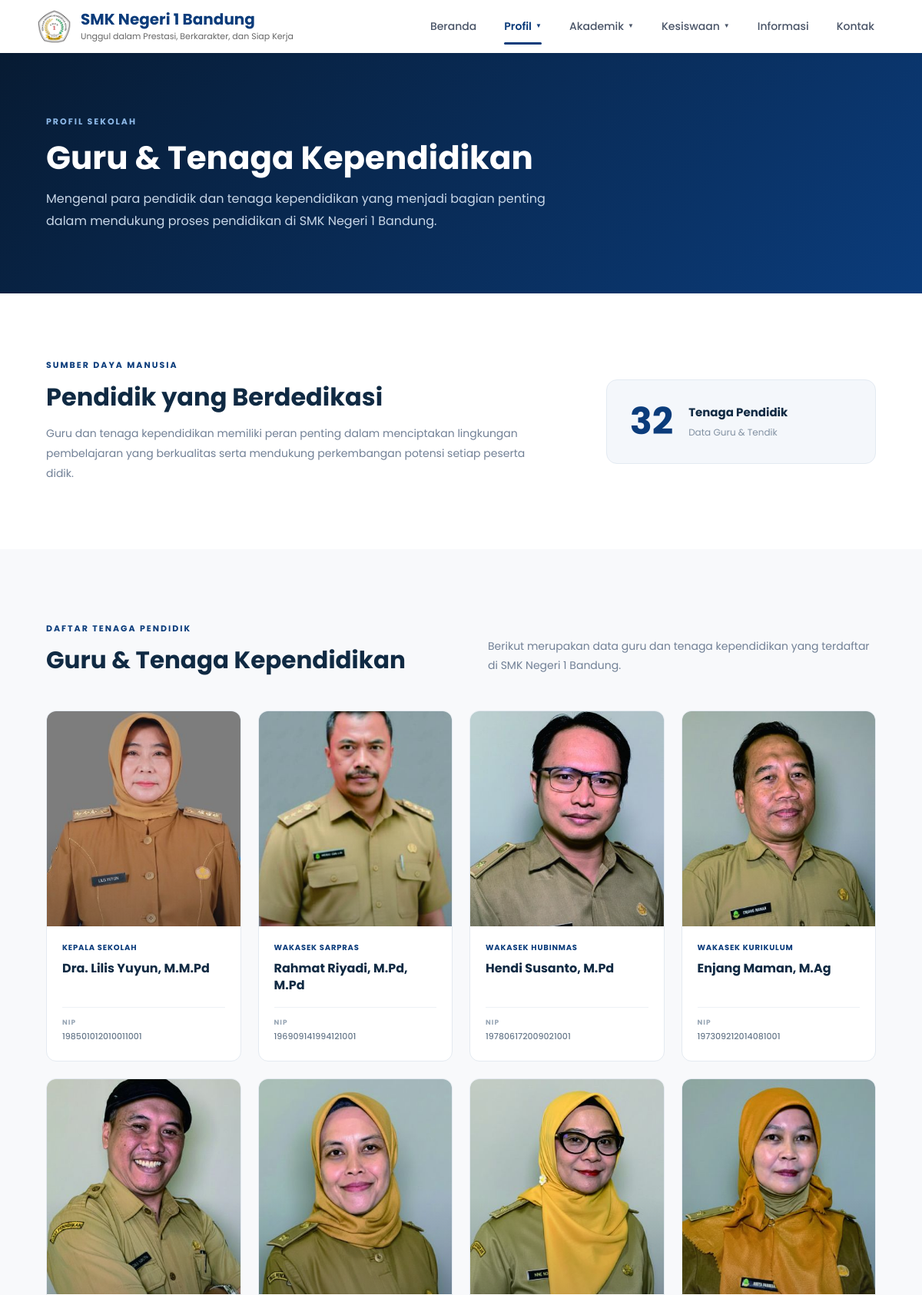
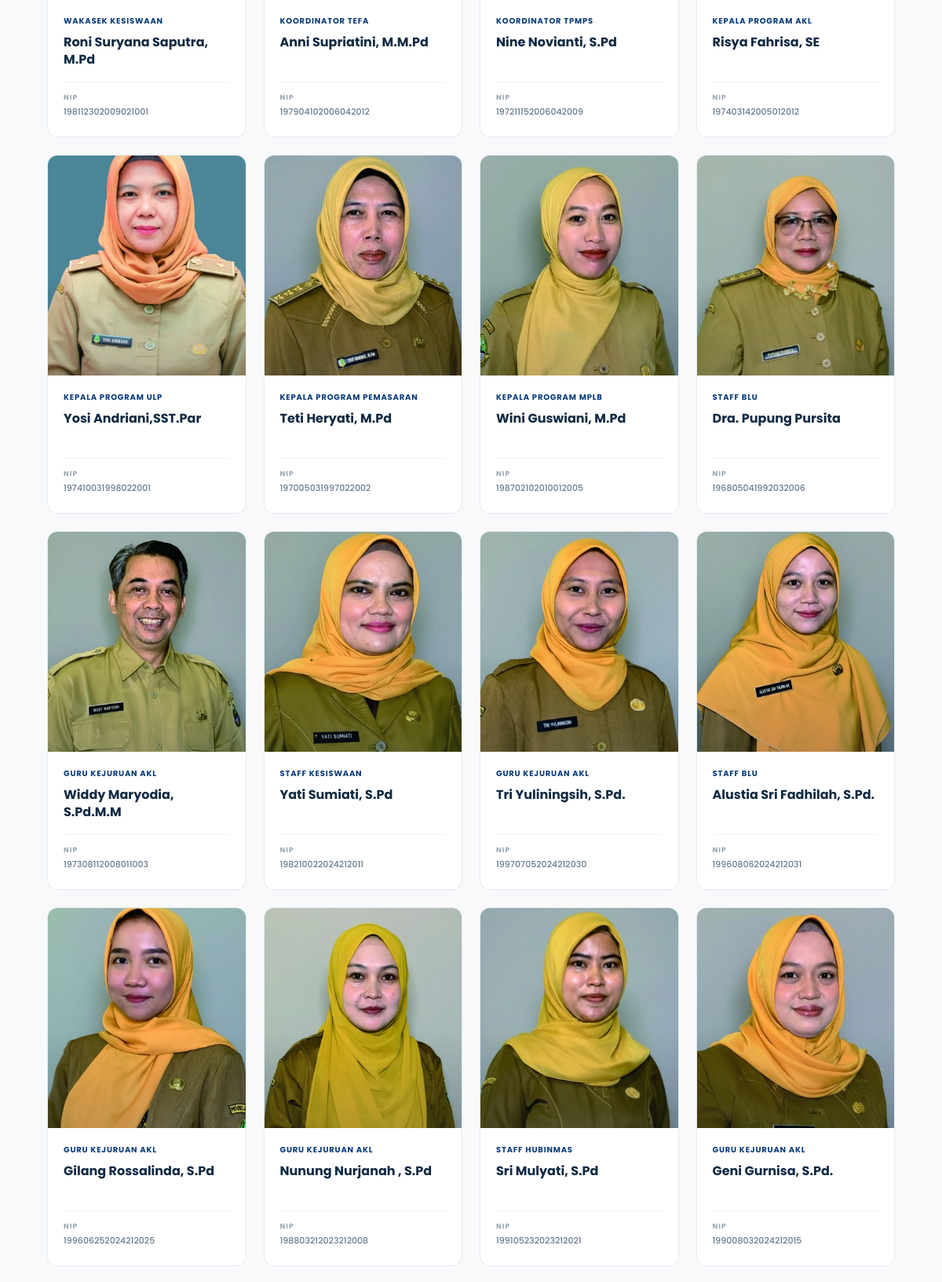
/pages/guru.php (upper part), run on the app's committed database (2 pictures, top to bottom).
### tables this page shows
CREATE TABLE IF NOT EXISTS guru (
  id INT UNSIGNED AUTO_INCREMENT PRIMARY KEY,
  nip VARCHAR(40) NOT NULL,
  nama VARCHAR(150) NOT NULL,
  jabatan_mapel VARCHAR(150) NOT NULL,
  foto VARCHAR(255) DEFAULT '',
  created_at TIMESTAMP DEFAULT CURRENT_TIMESTAMP
);

### pages/guru.php (the view, shortened to what this page needs)
<?php
require_once __DIR__ . '/../config/database.php';
include '../includes/header.php';
$total_guru = (int)$conn->query("SELECT COUNT(*) AS total FROM guru")->fetch_assoc()['total'];
$guru_data = $conn->query("SELECT nip,nama AS nama_guru,jabatan_mapel,foto FROM guru ORDER BY id ASC")->fetch_all(MYSQLI_ASSOC);
?>
<div class="teacher-page">
    <section class="teacher-hero">
        <div class="container">
            <span class="teacher-label">PROFIL SEKOLAH</span>
            <h1>Guru & Tenaga Kependidikan</h1>
            <p>
                Mengenal para pendidik dan tenaga kependidikan yang
                menjadi bagian penting dalam mendukung proses pendidikan
                di SMK Negeri 1 Bandung.
            </p>
        </div>
    </section>
    <section class="teacher-intro">
        <div class="container">
            <div class="teacher-intro-grid">
                <div class="teacher-intro-text">
                    <span>SUMBER DAYA MANUSIA</span>
                    <h2>
                        Pendidik yang
                        Berdedikasi
                    </h2>
                    <p>
                        Guru dan tenaga kependidikan memiliki peran penting
                        dalam menciptakan lingkungan pembelajaran yang
                        berkualitas serta mendukung perkembangan potensi
                        setiap peserta didik.
                    </p>
                </div>
                <div class="teacher-stat">
                    <div class="teacher-stat-number">
                        <?php echo $total_guru; ?>
                    </div>
                    <div class="teacher-stat-info">
                        <strong>Tenaga Pendidik</strong>
                        <span>Data Guru & Tendik</span>
                    </div>
                </div>
            </div>
        </div>
    </section>
    <section class="teacher-list-section">
        <div class="container">
            <div class="teacher-list-heading">
                <div>
                    <span>DAFTAR TENAGA PENDIDIK</span>
                    <h2>
                        Guru & Tenaga Kependidikan
                    </h2>
                </div>
                <p>
                    Berikut merupakan data guru dan tenaga kependidikan
                    yang terdaftar di SMK Negeri 1 Bandung.
                </p>
            </div>
            <div class="teacher-grid">
                <?php if($total_guru > 0): ?>
                    <?php foreach($guru_data as $guru): ?>
                        <?php
                            $foto_path = !empty($guru['foto']) &&
                                file_exists('../assets/guru/' . $guru['foto'])
                                ? '../assets/guru/' . $guru['foto']
                                : 'https://via.placeholder.com/400x480?text=No+Foto';
                        ?>
                        <article class="teacher-card">
                            <div class="teacher-photo">
                                <img
                                    src="<?php echo $foto_path; ?>"
                                    alt="<?php echo htmlspecialchars($guru['nama_guru']); ?>"
                                >
                            </div>
                            <div class="teacher-info">
                                <span class="teacher-role">
                                    <?php echo htmlspecialchars($guru['jabatan_mapel']); ?>
                                </span>
                                <h3>
                                    <?php echo htmlspecialchars($guru['nama_guru']); ?>
                                </h3>
                                <div class="teacher-nip">
                                    <span>NIP</span>
                                    <strong>
                                        <?php
                                            echo !empty($guru['nip'])
                                                ? htmlspecialchars($guru['nip'])
                                                : '-';
                                        ?>
                                    </strong>
                                </div>
                            </div>
                        </article>
                    <?php endforeach; ?>
                <?php endif; ?>
            </div>
        </div>
    </section>
</div>
<?php include '../includes/footer.php'; ?>

### css/common.css (style rules this page uses)
* { margin: 0; padding: 0; box-sizing: border-box; font-family: 'Poppins', sans-serif; }
body { background-color: #f8f9fa; color: #333; line-height: 1.6; }
.container { width: 90%; max-width: 1200px; margin: 0 auto; padding: 20px 0; }

### css/guru.css (style rules this page uses)
.teacher-page { background: #f8f9fb; }
.teacher-hero { background: linear-gradient(135deg, #071b33 0%, #0b3c7b 100%); color: white; padding: 75px 0 80px; }
.teacher-hero .container { padding: 0; }
.teacher-label { display: inline-block; color: #8db9e8; font-size: 11px; font-weight: 700; letter-spacing: 2px; margin-bottom: 14px; }
.teacher-hero h1 { font-size: 42px; line-height: 1.15; margin: 0 0 15px; font-weight: 700; }
.teacher-hero p { max-width: 680px; color: #c8d7e8; font-size: 16px; line-height: 1.8; margin: 0; }
.teacher-intro { background: #ffffff; padding: 65px 0; }
.teacher-intro-grid { display: grid; grid-template-columns: 1.5fr 0.8fr; gap: 70px; align-items: center; }
.teacher-intro-text > span, .teacher-list-heading span { display: block; color: #0b3c7b; font-size: 11px; font-weight: 700; letter-spacing: 2px; margin-bottom: 12px; }
.teacher-intro-text h2 { color: #102a43; font-size: 32px; line-height: 1.25; margin: 0 0 15px; }
.teacher-intro-text p { max-width: 650px; color: #718096; font-size: 14px; line-height: 1.85; margin: 0; }
.teacher-stat { background: #f4f7fb; border: 1px solid #e3eaf2; border-radius: 14px; padding: 30px; display: flex; align-items: center; gap: 20px; }
.teacher-stat-number { color: #0b3c7b; font-size: 48px; line-height: 1; font-weight: 700; }
.teacher-stat-info { display: flex; flex-direction: column; gap: 4px; }
.teacher-stat-info strong { color: #102a43; font-size: 15px; }
.teacher-stat-info span { color: #8291a2; font-size: 12px; }
.teacher-list-section { padding: 75px 0 90px; }
.teacher-list-heading { display: grid; grid-template-columns: 1fr 1fr; gap: 70px; align-items: end; margin-bottom: 45px; }
.teacher-list-heading h2 { color: #102a43; font-size: 31px; line-height: 1.3; margin: 0; }
.teacher-list-heading > p { color: #718096; font-size: 14px; line-height: 1.8; margin: 0; }
.teacher-grid { display: grid; grid-template-columns: repeat(4, 1fr); gap: 22px; }
.teacher-card { background: #ffffff; border: 1px solid #e4eaf1; border-radius: 13px; overflow: hidden; transition: transform 0.25s ease, box-shadow 0.25s ease, border-color 0.25s ease; }
.teacher-photo { height: 280px; position: relative; overflow: hidden; background: #eef2f6; }
.teacher-photo img { width: 100%; height: 100%; object-fit: cover; display: block; transition: transform 0.4s ease; }
.teacher-info { padding: 20px 20px 22px; }
.teacher-role { display: block; color: #0b3c7b; font-size: 10px; font-weight: 700; letter-spacing: 0.8px; text-transform: uppercase; margin-bottom: 8px; white-space: nowrap; overflow: hidden; text-overflow: ellipsis; }
.teacher-info h3 { color: #102a43; font-size: 16px; line-height: 1.4; margin: 0 0 16px; min-height: 45px; }
.teacher-nip { border-top: 1px solid #edf1f5; padding-top: 12px; display: flex; flex-direction: column; gap: 3px; }
.teacher-nip span { color: #98a6b5; font-size: 9px; font-weight: 700; letter-spacing: 1px; }
.teacher-nip strong { color: #68798b; font-size: 11px; font-weight: 500; word-break: break-all; }

### data on the page
guru: foto (picture), jabatan_mapel "KEPALA SEKOLAH", nama "Dra. Lilis Yuyun, M.M.Pd", nip "198501012010011001"
guru: foto (picture), jabatan_mapel "WAKASEK SARPRAS", nama "Rahmat Riyadi, M.Pd, M.Pd", nip "196909141994121001"
guru: foto (picture), jabatan_mapel "WAKASEK HUBINMAS", nama "Hendi Susanto, M.Pd", nip "197806172009021001"
guru: foto (picture), jabatan_mapel "WAKASEK KURIKULUM", nama "Enjang Maman, M.Ag", nip "197309212014081001"
guru: foto (picture), jabatan_mapel "WAKASEK KESISWAAN", nama "Roni Suryana Saputra, M.Pd", nip "198112302009021001"
guru: foto (picture), jabatan_mapel "KOORDINATOR TEFA", nama "Anni Supriatini, M.M.Pd", nip "197904102006042012"
guru: foto (picture), jabatan_mapel "KOORDINATOR TPMPS", nama "Nine Novianti, S.Pd", nip "197211152006042009"
guru: foto (picture), jabatan_mapel "KEPALA PROGRAM AKL", nama "Risya Fahrisa, SE", nip "197403142005012012"
guru: foto (picture), jabatan_mapel "KEPALA PROGRAM ULP", nama "Yosi Andriani,SST.Par", nip "197410031998022001"
guru: foto (picture), jabatan_mapel "KEPALA PROGRAM PEMASARAN", nama "Teti Heryati, M.Pd", nip "197005031997022002"
guru: foto (picture), jabatan_mapel "KEPALA PROGRAM MPLB", nama "Wini Guswiani, M.Pd", nip "198702102010012005"
guru: foto (picture), jabatan_mapel "STAFF BLU", nama "Dra. Pupung Pursita", nip "196805041992032006"
guru: foto (picture), jabatan_mapel "GURU KEJURUAN AKL", nama "Widdy Maryodia, S.Pd.M.M", nip "197308112008011003"
guru: foto (picture), jabatan_mapel "STAFF KESISWAAN", nama "Yati Sumiati, S.Pd", nip "198210022024212011"
guru: foto (picture), jabatan_mapel "GURU KEJURUAN AKL", nama "Tri Yuliningsih, S.Pd.", nip "199707052024212030"
guru: foto (picture), jabatan_mapel "STAFF BLU", nama "Alustia Sri Fadhilah, S.Pd.", nip "199608062024212031"
guru: foto (picture), jabatan_mapel "GURU KEJURUAN AKL", nama "Gilang Rossalinda, S.Pd", nip "199606252024212025"
guru: foto (picture), jabatan_mapel "GURU KEJURUAN AKL", nama "Nunung Nurjanah , S.Pd", nip "198803212023212008"
guru: foto (picture), jabatan_mapel "STAFF HUBINMAS", nama "Sri Mulyati, S.Pd", nip "199105232023212021"
guru: foto (picture), jabatan_mapel "GURU KEJURUAN AKL", nama "Geni Gurnisa, S.Pd.", nip "199008032024212015"

### other printed values
$total_guru "32"
